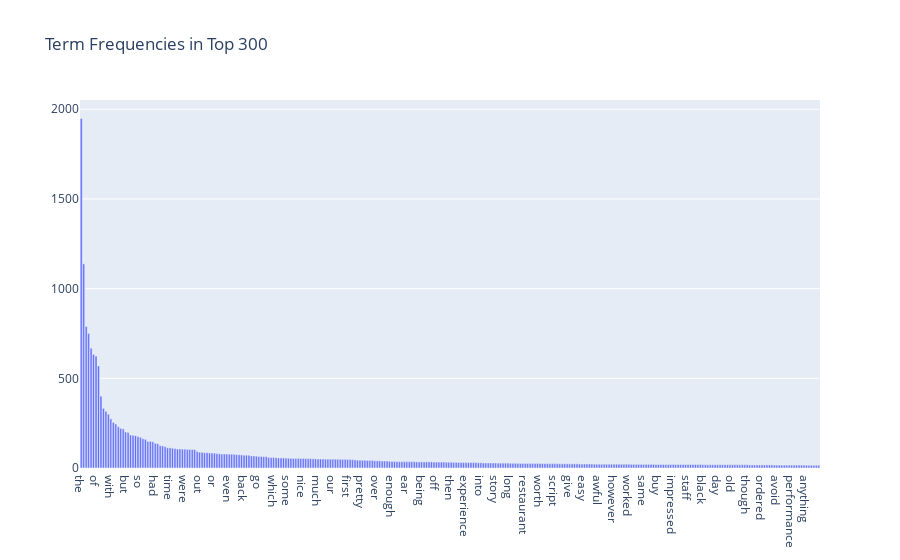

The notebook cell saved with this chart:
### Code cell
# Answer here
d2 = sorted(d.items(), key = lambda x:x[1], reverse=True)
d2 = dict(d2[:300])
key = []
value = []
for k,v in d2.items():
    key.append(k)
    value.append(v)
    trace_basic = [go.Bar(
                x = key,
                y = value
        )]
# Layout
layout_basic = go.Layout(title='Term Frequencies in Top 300')
# Figure    
figure_basic = go.Figure(data = trace_basic, layout = layout_basic)
# Plot
iplot(figure_basic)

### Figure 1 — Plotly figure (JSON) as saved in the notebook; plotly's stock layout.template omitted (floating-point values rounded to 4 significant figures; data arrays with more than 128 entries replaced by an {"elided": "..."} marker saying what was removed)
{"data": [{"type": "bar", "x": {"elided": "300 str values"}, "y": {"elided": "300 int values"}}], "layout": {"title": {"text": "Term Frequencies in Top 300"}}}
